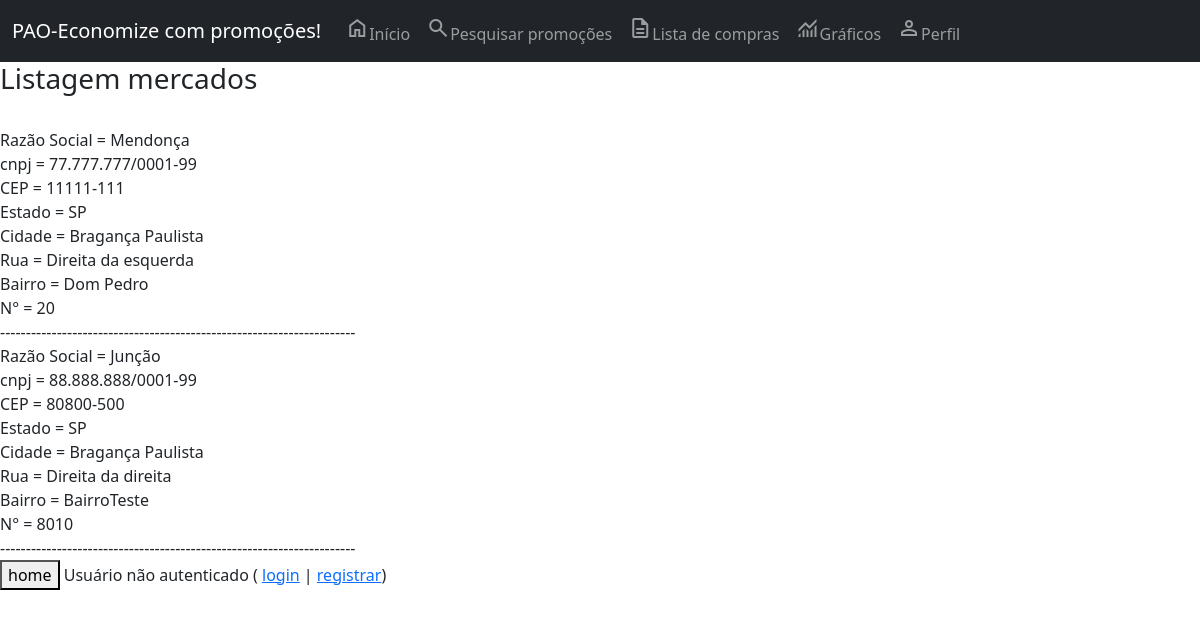
The page /listagem-mercados/ on the database its author committed.
### core/models.py (models this page shows, shortened)
class Mercado(models.Model):
    razao_social = models.CharField(max_length=100, verbose_name='Razão Social')
    cnpj = models.CharField(max_length=20, verbose_name='CNPJ')
    endereco = models.OneToOneField(Endereco, blank=True, null=True, on_delete=models.CASCADE, verbose_name='Endereço')
    class Meta:
        verbose_name_plural = 'Mercado'

class Endereco(models.Model):
    cep = models.CharField(max_length=100, verbose_name='CEP')
    estado = models.CharField(max_length=2, verbose_name='Estado')
    cidade = models.CharField(max_length=100, verbose_name='Cidade')
    rua = models.CharField(max_length=100, verbose_name='Rua')
    bairro = models.CharField(max_length=100, blank=True, null=True, verbose_name='Bairro')
    numero = models.IntegerField(blank=True, null=True, verbose_name='Número')
    class Meta:
        verbose_name_plural = 'Endereço'

### core/views.py (the view)
# urls.py: path('listagem-mercados/', listar_mercados, name='url_listagem_mercados'),
def listar_mercados(request):
    dados = Mercado.objects.all()
    contexto = {'dados': dados}
    return render(request, 'core/listagem_mercados.html', contexto)

### core/templates/core/listagem_mercados.html (shortened to what this page needs)
{% extends 'base.html' %}
{% load static %}
{% block main %}
<h3>Listagem mercados</h3> <br>
{% for i in dados %}
    Razão Social = {% if i.razao_social %} {{ i.razao_social }} {% endif %} <br>
    cnpj = {% if i.cnpj %} {{ i.cnpj }} {% endif %} <br>
    CEP = {% if i.endereco.cep %} {{ i.endereco.cep }} {% endif %} <br>
    Estado = {% if i.endereco.estado %} {{ i.endereco.estado }} {% endif %} <br>
    Cidade = {% if i.endereco.cidade %} {{ i.endereco.cidade }} {% endif %} <br>
    Rua = {% if i.endereco.rua %} {{ i.endereco.rua }} {% endif %} <br>
    Bairro = {% if i.endereco.bairro %} {{ i.endereco.bairro }} {% endif %} <br>
    N° = {% if i.endereco.numero %} {{ i.endereco.numero }} {% endif %} <br>
    ---------------------------------------------------------------------<br>
{% endfor %}
<button onclick="window.location.href='/'">home</button>
{% endblock %}

### rows shown on the page
Mercado: razao_social "Mendonça", cnpj "77.777.777/0001-99", endereco.cep "11111-111", endereco.estado "SP", endereco.cidade "Bragança Paulista", endereco.rua "Direita da esquerda", endereco.bairro "Dom Pedro", endereco.numero "20"
Mercado: razao_social "Junção", cnpj "88.888.888/0001-99", endereco.cep "80800-500", endereco.estado "SP", endereco.cidade "Bragança Paulista", endereco.rua "Direita da direita", endereco.bairro "BairroTeste", endereco.numero "8010"
